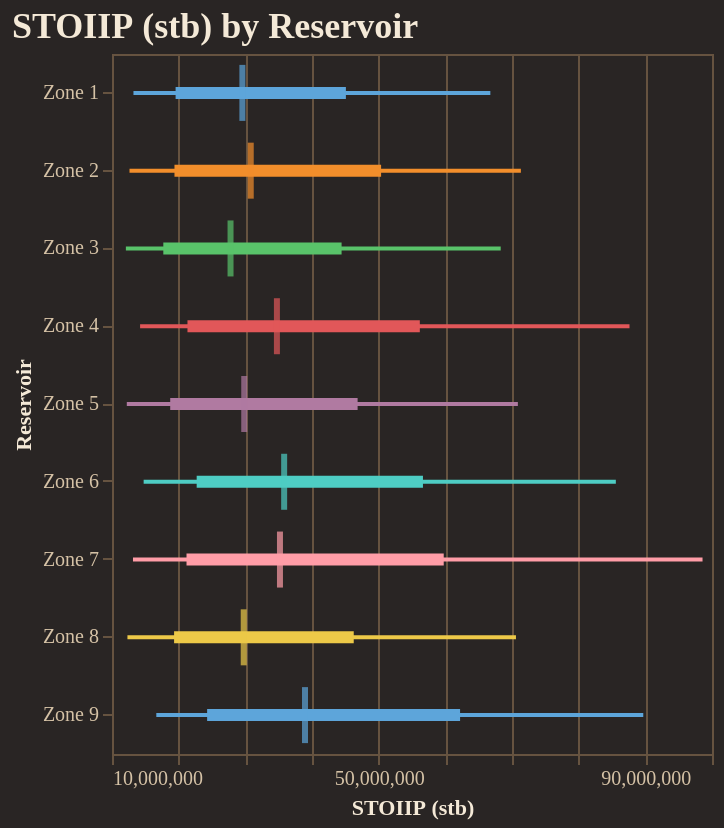

Notebook code for this chart:
### Code cell
fig = reporter.plotter.forest_plot(
    "STOIIP (stb)", 
    backend=PLOTTING_BACKEND
)
fig.show()

### Figure 1 — Vega-Lite specification as saved in the notebook (floating-point values rounded to 4 significant figures)
{"config": {"background": "#292524", "view": {"fill": "#292524", "stroke": "#665340"}, "title": {"color": "#f4e9d7", "font": "Merriweather", "fontSize": 18, "fontWeight": 600, "subtitleColor": "#d5c2a6", "anchor": "start"}, "axis": {"domainColor": "#665340", "gridColor": "#665340", "tickColor": "#665340", "labelColor": "#d5c2a6", "titleColor": "#f4e9d7", "labelFont": "Merriweather", "titleFont": "Merriweather"}, "legend": {"titleColor": "#f4e9d7", "labelColor": "#d5c2a6", "labelFont": "Merriweather", "titleFont": "Merriweather", "orient": "top-right", "symbolType": "circle"}, "header": {"labelColor": "#d5c2a6", "titleColor": "#f4e9d7", "labelFont": "Merriweather", "titleFont": "Merriweather"}, "mark": {"color": "#c78d3b"}, "line": {"color": "#c78d3b"}, "bar": {"color": "#c78d3b"}, "point": {"color": "#ddb06d"}, "area": {"color": "#c78d3b", "opacity": 0.35}, "text": {"color": "#f4e9d7", "font": "Merriweather"}, "range": {"category": ["#5DA5DA", "#F28E2B", "#59C36A", "#E15759", "#B07AA1", "#4ECDC4", "#FF9DA7", "#EDC948"]}}, "layer": [{"mark": {"type": "rule", "strokeWidth": 2}, "encoding": {"color": {"field": "group", "legend": null, "type": "nominal"}, "x": {"field": "p10", "scale": {"zero": false}, "title": "STOIIP (stb)", "type": "quantitative"}, "x2": {"field": "p90"}, "y": {"field": "group", "sort": ["Zone 1", "Zone 2", "Zone 3", "Zone 4", "Zone 5", "Zone 6", "Zone 7", "Zone 8", "Zone 9"], "title": "Reservoir", "type": "nominal"}}}, {"mark": {"type": "rule", "strokeWidth": 6}, "encoding": {"color": {"field": "group", "legend": null, "type": "nominal"}, "x": {"field": "p25", "scale": {"zero": false}, "title": "STOIIP (stb)", "type": "quantitative"}, "x2": {"field": "p75"}, "y": {"field": "group", "sort": ["Zone 1", "Zone 2", "Zone 3", "Zone 4", "Zone 5", "Zone 6", "Zone 7", "Zone 8", "Zone 9"], "title": "Reservoir", "type": "nominal"}}}, {"mark": {"type": "tick", "color": "black", "size": 28, "thickness": 3}, "encoding": {"color": {"field": "group", "legend": null, "type": "nominal"}, "tooltip": [{"field": "group", "title": "Group", "type": "nominal"}, {"field": "p10", "title": "P10", "type": "quantitative"}, {"field": "p25", "title": "P25", "type": "quantitative"}, {"field": "median", "title": "Median", "type": "quantitative"}, {"field": "p75", "title": "P75", "type": "quantitative"}, {"field": "p90", "title": "P90", "type": "quantitative"}], "x": {"field": "median", "scale": {"zero": false}, "title": "STOIIP (stb)", "type": "quantitative"}, "y": {"field": "group", "sort": ["Zone 1", "Zone 2", "Zone 3", "Zone 4", "Zone 5", "Zone 6", "Zone 7", "Zone 8", "Zone 9"], "title": "Reservoir", "type": "nominal"}}}], "data": {"name": "data-c85be48dc864ac6b8a3d49a13f6b0a3b"}, "height": 350, "title": "STOIIP (stb) by Reservoir", "width": "container", "$schema": "https://vega.github.io/schema/vega-lite/v5.20.1.json", "datasets": {"data-c85be48dc864ac6b8a3d49a13f6b0a3b": [{"group": "Zone 1", "p10": 13220000.0, "p25": 19540000.0, "median": 29560000.0, "p75": 45080000.0, "p90": 66750000.0}, {"group": "Zone 2", "p10": 12620000.0, "p25": 19370000.0, "median": 30810000.0, "p75": 50370000.0, "p90": 71330000.0}, {"group": "Zone 3", "p10": 12080000.0, "p25": 17700000.0, "median": 27780000.0, "p75": 44440000.0, "p90": 68310000.0}, {"group": "Zone 4", "p10": 14210000.0, "p25": 21320000.0, "median": 34740000.0, "p75": 56170000.0, "p90": 87630000.0}, {"group": "Zone 5", "p10": 12220000.0, "p25": 18730000.0, "median": 29840000.0, "p75": 46840000.0, "p90": 70880000.0}, {"group": "Zone 6", "p10": 14750000.0, "p25": 22700000.0, "median": 35820000.0, "p75": 56640000.0, "p90": 85580000.0}, {"group": "Zone 7", "p10": 13150000.0, "p25": 21180000.0, "median": 35190000.0, "p75": 59760000.0, "p90": 98580000.0}, {"group": "Zone 8", "p10": 12320000.0, "p25": 19310000.0, "median": 29760000.0, "p75": 46260000.0, "p90": 70590000.0}, {"group": "Zone 9", "p10": 16650000.0, "p25": 24270000.0, "median": 38950000.0, "p75": 62210000.0, "p90": 89690000.0}]}}
